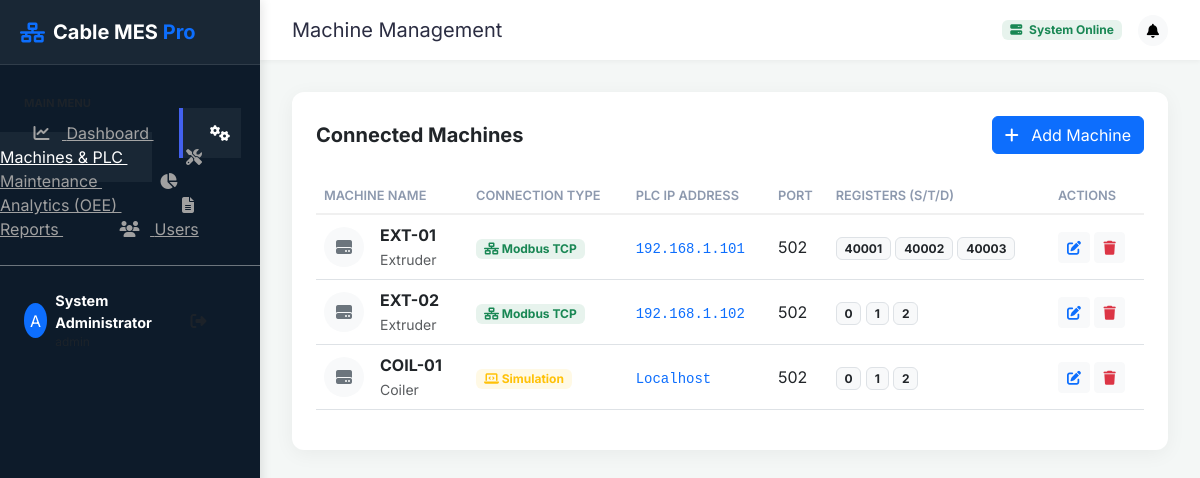
The app's page /admin/machines (signed in) with its own data.
### cable_mes/models.py (models this page shows, shortened)
class User(UserMixin, Base):
    __tablename__ = 'users'
    id = Column(Integer, primary_key=True)
    username = Column(String(50), unique=True, nullable=False)
    password_hash = Column(String(128), nullable=False)
    role = Column(Enum(UserRole), default=UserRole.OPERATOR)
    full_name = Column(String(100))

class Machine(Base):
    __tablename__ = 'machines'
    id = Column(Integer, primary_key=True)
    name = Column(String(50), unique=True, nullable=False)
    type = Column(String(50))
    status = Column(String(20), default='IDLE')
    plc_ip = Column(String(15))
    plc_port = Column(Integer, default=502)
    plc_slave_id = Column(Integer, default=1)
    reg_speed = Column(Integer, default=0)
    reg_temp = Column(Integer, default=1)
    reg_diameter = Column(Integer, default=2)

### app.py (the view)
@app.route('/admin/machines')
@login_required
def admin_machines():
    if current_user.role != UserRole.ADMIN: return "Access Denied", 403
    machines = Machine.query.all()
    return render_template('machines.html', machines=machines)

### app.py (called while the page is built)
@app.teardown_appcontext
def shutdown_session(exception=None):
    db_session.remove()

@login_manager.user_loader
def load_user(user_id):
    return User.query.get(int(user_id))

### templates/machines.html (shortened to what this page needs)
{% extends "base.html" %}
{% block header %}Machine Management{% endblock %}
{% block content %}
<div class="row mb-4">
    <div class="col-12">
        <div class="card p-4">
            <div class="d-flex justify-content-between align-items-center mb-4">
                <h5 class="fw-bold mb-0">Connected Machines</h5>
                <button class="btn btn-primary" data-bs-toggle="modal" data-bs-target="#addMachineModal">
                    <i class="fas fa-plus me-2"></i> Add Machine
                </button>
            </div>
            <div class="table-responsive">
                <table class="table align-middle">
                    <thead>
                        <tr>
                            <th>Machine Name</th>
                            <th>Connection Type</th>
                            <th>PLC IP Address</th>
                            <th>Port</th>
                            <th>Registers (S/T/D)</th>
                            <th>Actions</th>
                        </tr>
                    </thead>
                    <tbody>
                        {% for m in machines %}
                        <tr>
                            <td>
                                <div class="d-flex align-items-center">
                                    <div class="rounded-circle bg-light d-flex align-items-center justify-content-center me-3" style="width:40px; height:40px;">
                                        <i class="fas fa-hdd text-secondary"></i>
                                    </div>
                                    <div>
                                        <div class="fw-bold">{{ m.name }}</div>
                                        <small class="text-muted">{{ m.type }}</small>
                                    </div>
                                </div>
                            </td>
                            <td>
                                {% if m.plc_ip %}
                                    <span class="badge bg-success bg-opacity-10 text-success"><i class="fas fa-network-wired"></i> Modbus TCP</span>
                                {% else %}
                                    <span class="badge bg-warning bg-opacity-10 text-warning"><i class="fas fa-laptop-code"></i> Simulation</span>
                                {% endif %}
                            </td>
                            <td><code class="text-primary">{{ m.plc_ip or 'Localhost' }}</code></td>
                            <td>{{ m.plc_port }}</td>
                            <td>
                                <span class="badge bg-light text-dark border">{{ m.reg_speed }}</span>
                                <span class="badge bg-light text-dark border">{{ m.reg_temp }}</span>
                                <span class="badge bg-light text-dark border">{{ m.reg_diameter }}</span>
                            </td>
                            <td>
                                <button class="btn btn-sm btn-light text-primary"
                                        onclick="editMachine({{ m.id }}, '{{ m.name }}', '{{ m.plc_ip }}')">
                                    <i class="fas fa-edit"></i>
                                </button>
                                <button class="btn btn-sm btn-light text-danger">
                                    <i class="fas fa-trash"></i>
                                </button>
                            </td>
                        </tr>
                        {% endfor %}
                    </tbody>
                </table>
            </div>
        </div>
    </div>
</div>
{% endblock %}

### templates/base.html (shortened to what this page needs)
<!DOCTYPE html>
<html lang="en">
<head>
    <link href="https://cdn.jsdelivr.net/npm/bootstrap@5.3.0/dist/css/bootstrap.min.css" rel="stylesheet">
    <link href="https://cdnjs.cloudflare.com/ajax/libs/font-awesome/6.4.0/css/all.min.css" rel="stylesheet">
    <link href="{{ url_for('static', filename='css/modern.css') }}" rel="stylesheet">
</head>
<body>
    <div class="main-wrapper">
        <nav class="sidebar-wrapper sidebar text-white">
            <div class="brand-section d-flex align-items-center">
                <i class="fas fa-network-wired fa-lg me-2 text-primary"></i>
                <h5 class="mb-0 fw-bold">Cable MES <span class="text-primary">Pro</span></h5>
            </div>
            <div class="py-4">
                <small class="text-muted px-4 text-uppercase fw-bold" style="font-size: 0.7rem;">Main Menu</small>
                <div class="mt-2">
                    <a href="/admin" class="{{ 'active' if request.endpoint == 'admin_dashboard' else '' }}">
                        <i class="fas fa-chart-line me-2"></i> Dashboard
                    </a>
                    <a href="/admin/machines" class="{{ 'active' if 'machines' in request.endpoint else '' }}">
                        <i class="fas fa-cogs me-2"></i> Machines & PLC
                    </a>
                    <a href="/admin/maintenance" class="{{ 'active' if 'maintenance' in request.endpoint else '' }}">
                        <i class="fas fa-tools me-2"></i> Maintenance
                    </a>
                    <a href="/admin/analytics" class="{{ 'active' if 'analytics' in request.endpoint else '' }}">
                        <i class="fas fa-chart-pie me-2"></i> Analytics (OEE)
                    </a>
                    <a href="/admin/reports" class="{{ 'active' if 'reports' in request.endpoint else '' }}">
                        <i class="fas fa-file-alt me-2"></i> Reports
                    </a>
                    <a href="/admin/users" class="{{ 'active' if 'users' in request.endpoint else '' }}">
                        <i class="fas fa-users me-2"></i> Users
                    </a>
                </div>
            </div>
            <div class="mt-auto p-4 border-top border-secondary">
                <div class="d-flex align-items-center">
                    <div class="bg-primary rounded-circle d-flex align-items-center justify-content-center text-white" style="width: 35px; height: 35px;">
                        {{ current_user.username[0].upper() }}
                    </div>
                    <div class="ms-2">
                        <div class="fw-bold" style="font-size: 0.9rem;">{{ current_user.full_name }}</div>
                        <div class="text-muted" style="font-size: 0.75rem;">{{ current_user.role.value }}</div>
                    </div>
                    <a href="/logout" class="ms-auto text-muted hover-white"><i class="fas fa-sign-out-alt"></i></a>
                </div>
            </div>
        </nav>
        <div class="content-wrapper">
            <div class="top-navbar">
                <h5 class="mb-0 fw-normal">{% block header %}Overview{% endblock %}</h5>
                <div class="d-flex align-items-center">
                    <span class="badge bg-success bg-opacity-10 text-success me-3">
                        <i class="fas fa-server me-1"></i> System Online
                    </span>
                    <button class="btn btn-light btn-sm rounded-circle"><i class="fas fa-bell"></i></button>
                </div>
            </div>
            <div class="page-content">
                {% block content %}{% endblock %}
            </div>
        </div>
    </div>
</body>
</html>

### static/css/modern.css (style rules this page uses)
:root { --primary: #4361ee; --secondary: #3f37c9; --success: #4cc9f0; --danger: #f72585; --warning: #f8961e; --dark: #1b263b; --light: #f8f9fa; --sidebar-bg: #0d1b2a; --card-bg: #ffffff; --text-main: #2b2d42; --text-muted: #8d99ae; }
body { font-family: 'Segoe UI', Roboto, Helvetica, Arial, sans-serif; background-color: #f0f2f5; color: var(--text-main); overflow-x: hidden; }
.sidebar { background-color: var(--sidebar-bg); box-shadow: 2px 0 10px rgba(0,0,0,0.1); transition: all 0.3s; z-index: 1000; }
.sidebar .brand-section { padding: 20px; background: rgba(255,255,255,0.05); border-bottom: 1px solid rgba(255,255,255,0.1); }
.sidebar a { color: #a0a0a0; padding: 15px 25px; border-left: 4px solid transparent; transition: all 0.2s; }
.sidebar a:hover, .sidebar a.active { color: #fff; background: rgba(255,255,255,0.05); border-left-color: var(--primary); }
.sidebar i { width: 25px; text-align: center; }
.card { border: none; border-radius: 12px; background: var(--card-bg); box-shadow: 0 4px 20px rgba(0,0,0,0.05); transition: transform 0.2s; margin-bottom: 1.5rem; }
.table thead th { border-top: none; border-bottom: 2px solid #f0f0f0; font-weight: 600; color: var(--text-muted); text-transform: uppercase; font-size: 0.8rem; }
.table tbody td { vertical-align: middle; }

### templates/base.html (style rules this page uses)
body { font-family: 'Inter', sans-serif; }
.main-wrapper { display: flex; min-height: 100vh; }
.sidebar-wrapper { width: 260px; flex-shrink: 0; background: var(--sidebar-bg); }
.content-wrapper { flex-grow: 1; display: flex; flex-direction: column; background: #f4f7f6; }
.top-navbar { background: #fff; height: 60px; box-shadow: 0 2px 4px rgba(0,0,0,0.04); display: flex; align-items: center; padding: 0 2rem; justify-content: space-between; }
.page-content { padding: 2rem; overflow-y: auto; height: calc(100vh - 60px); }

### records on screen
User: username "A", full_name "System Administrator"
Machine: name "EXT-01", type "Extruder", shows "Modbus TCP", plc_ip "192.168.1.101", plc_port "502", reg_speed "40001", reg_temp "40002", reg_diameter "40003"
Machine: name "EXT-02", type "Extruder", shows "Modbus TCP", plc_ip "192.168.1.102", plc_port "502", reg_speed "0", reg_temp "1", reg_diameter "2"
Machine: name "COIL-01", type "Coiler", shows "Simulation", plc_ip "Localhost", plc_port "502", reg_speed "0", reg_temp "1", reg_diameter "2"
